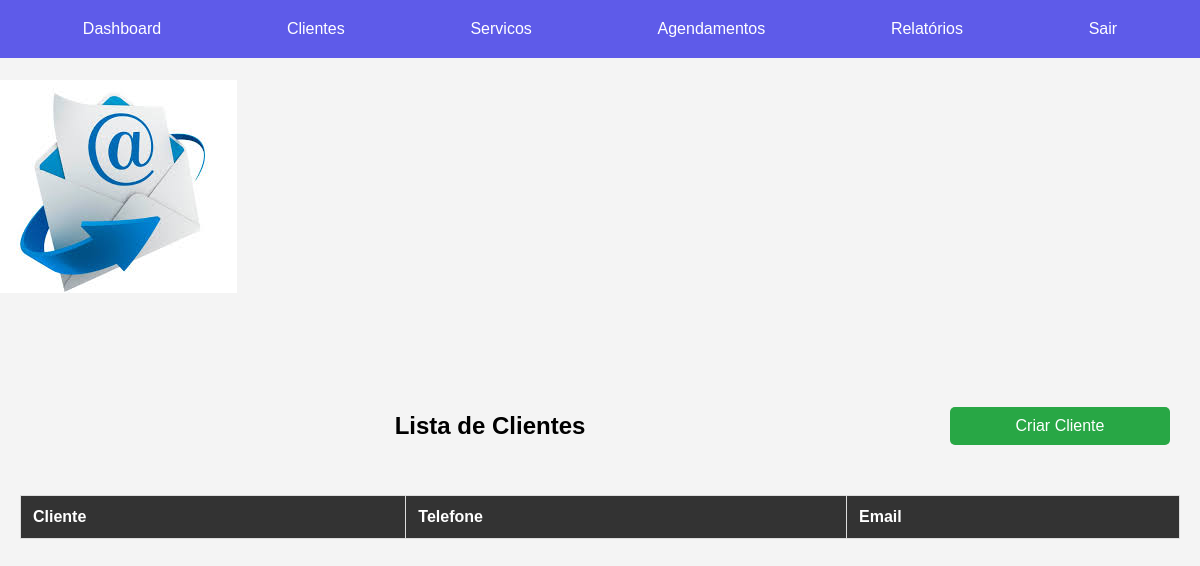
Page /clientes/ (signed in) on the earlier database version.
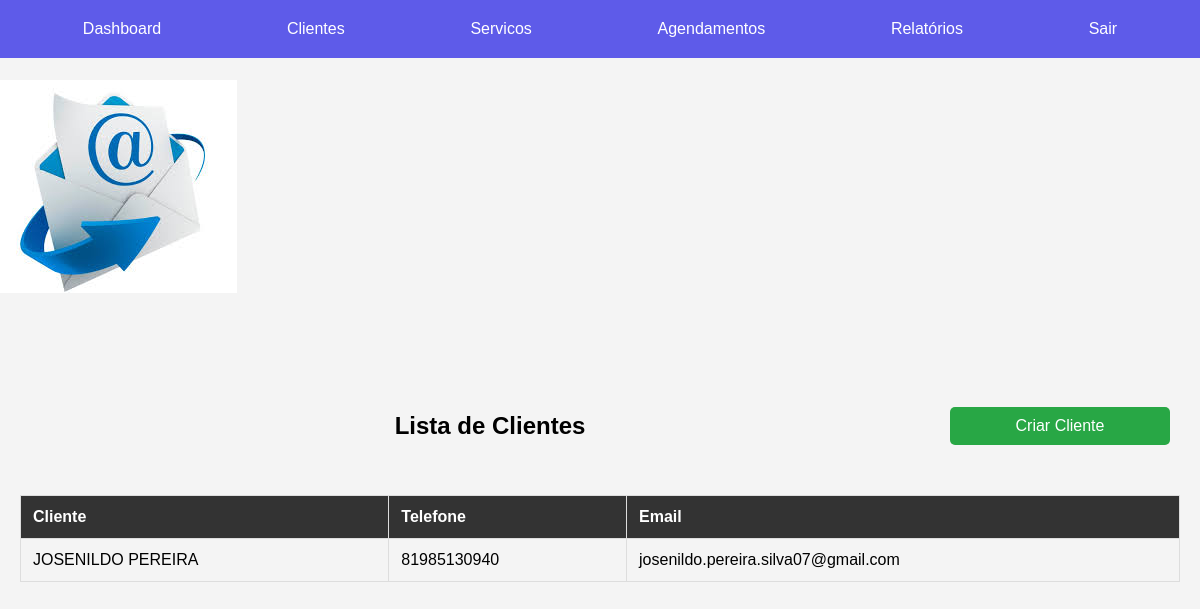
Same page on the later database version.
### pdv/models.py (models this page shows, shortened)
class Cliente(models.Model):
    nome = models.CharField(max_length=100)
    telefone = models.CharField(max_length=15)
    email = models.EmailField()

### pdv/views.py (the view)
# urls.py: path('clientes/', clientes_view, name='clientes'),
@login_required
def clientes_view(request):
    clientes = Cliente.objects.all()
    return render(request, 'pdv/clientes.html', {'clientes': clientes})

### pdv/templates/pdv/clientes.html
{% extends 'pdv/base.html' %}
{% load static %}
{% block extra_styles %}
<link rel="stylesheet" type="text/css" href="{% static 'tabelas/tabelas.css' %}">
{% endblock %}
{% block content %}
<div class="titulo">
    <h2>Lista de Clientes</h2>
    <a href="{% url 'criar_cliente' %}" class="btn">Criar Cliente</a>
</div>
<table>
    <tr>
        <th>Cliente</th>
        <th>Telefone</th>
        <th>Email</th>
    </tr>
    {% for cliente in clientes %}
    <tr>
        <td>{{ cliente.nome }}</td>
        <td>{{ cliente.telefone }}</td>
        <td>{{ cliente.email }}</td>
    </tr>
    {% endfor %}
</table>
{% endblock %}

Differences in the rows shown:
added Cliente: nome "JOSENILDO PEREIRA", telefone "81985130940", email "josenildo.pereira.silva07@gmail.com"
